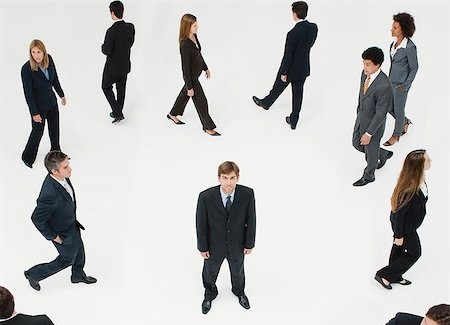
#> input picture 9.jpeg, 450 x 325 px
$ python person_detection.py
#> lines starting #> are read from the running program, lines starting #| are printed output that depends on the picture; after the words box and inside, x2 and y2 are one past the last pixel; in counts of white or black regions, pixels touching at a corner belong together
#> in detectByPathImage, image is the input picture: shape (325, 450, 3); mean B, G, R 195.4, 196.5, 197.1
import cv2
import imutils
import numpy as np
import argparse

def detect(frame):
    bounding_box_cordinates, weights =  HOGCV.detectMultiScale(frame, winStride = (4, 4), padding = (8, 8), scale = 1.03)
#> bounding_box_cordinates = [[81, 0, 71, 142], [259, 3, 75, 150], [153, 0, 78, 155], [336, 78, 114, 240], [365, 5, 74, 148], [0, 17, 86, 179], [328, 26, 88, 176], [185, 147, 93, 178], [13, 131, 94, 187]]; weights = [2.95, 1.89, 1.37, 0.971, 0.142, 3.03, 1.25, 1.63, 1.38]

    person = 1
    for x,y,w,h in bounding_box_cordinates:
        cv2.rectangle(frame, (x,y), (x+w,y+h), (0,255,0), 2)
        cv2.putText(frame, 'person: {}'.format(person), (x,y), cv2.FONT_ITALIC, 0.6, (0,255,0), 1)
        person += 1
#> this loop made 9 passes
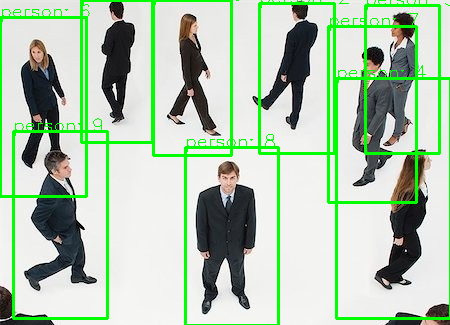
#> frame: shape (325, 450, 3); 9.02% of pixels changed, all inside (x1, y1, x2, y2) = (0, 0, 450, 325)
#> after the loop, person = 10

    cv2.putText(frame, 'Outcome: {}'.format(person-1), (20,30), cv2.FONT_HERSHEY_COMPLEX, 0.7, (0,0,0), 2)
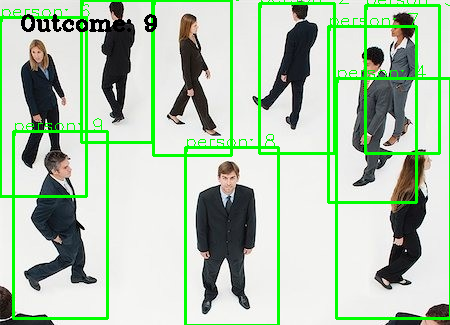
#> frame: shape (325, 450, 3); 0.7% of pixels changed, all inside (x1, y1, x2, y2) = (21, 14, 157, 32)
    cv2.imshow('Person detection', frame)

    return frame


def detectByPathImage(path, output_path):
    image = cv2.imread(path)

    image = imutils.resize(image, width = min(800, image.shape[1]))

    result_image = detect(image)

    if output_path is not None:
        cv2.imwrite(output_path, result_image)

    cv2.waitKey(0)
    cv2.destroyAllWindows()


def humanDetector(args):
    image_path = args["image"]


def argsParser():
    arg_parse = argparse.ArgumentParser()
    arg_parse.add_argument("-i", "--image", default=None, help="1.jpeg ")
    args = vars(arg_parse.parse_args())
    return args


if __name__ == "__main__":
    HOGCV = cv2.HOGDescriptor()
    HOGCV.setSVMDetector(cv2.HOGDescriptor_getDefaultPeopleDetector())

    detectByPathImage("9.jpeg","count.jpeg")

$ run again, with 10.jpeg copied over 9.jpeg
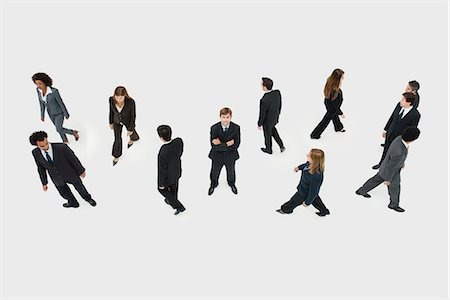
#> input picture 10.jpeg, 450 x 300 px
#> in detectByPathImage, image is the input picture: shape (300, 450, 3); mean B, G, R 214.1, 214.2, 214.5
#> bounding_box_cordinates = [[88, 66, 65, 129], [191, 87, 69, 138], [66, 95, 67, 135], [359, 80, 80, 160], [133, 106, 70, 140], [249, 98, 70, 139], [284, 97, 73, 145], [2, 53, 83, 165]]; weights = [0.33, 3.89, 0.389, 1.84, 1.6, 0.327, 0.949, 0.954]
#> the loop in detect, `for x,y,w,h in bounding_box_cordinates:` made 8 passes
#> after the loop in detect, `for x,y,w,h in bounding_box_cordinates:`:
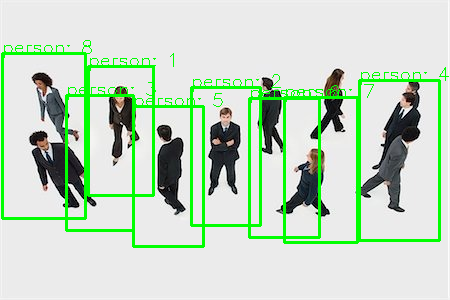
#> frame: shape (300, 450, 3); 7.95% of pixels changed, all inside (x1, y1, x2, y2) = (1, 40, 449, 248)
#> after the loop in detect, `for x,y,w,h in bounding_box_cordinates:`: person = 9
#> in detect, `cv2.putText(frame, 'Outcome: {}'.format(person-1), (20,30), cv2.FONT_H..`:
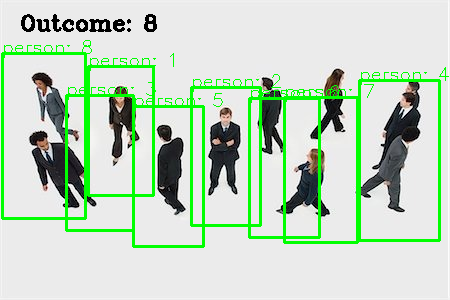
#> frame: shape (300, 450, 3); 0.76% of pixels changed, all inside (x1, y1, x2, y2) = (21, 14, 157, 32)

$ run again, with 2.jpeg copied over 9.jpeg
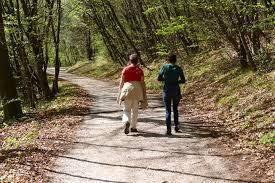
#> input picture 2.jpeg, 275 x 183 px
#> in detectByPathImage, image is the input picture: shape (183, 275, 3); mean B, G, R 83.5, 108.9, 122.1
#> bounding_box_cordinates = [[137, 18, 69, 139], [100, 36, 66, 131]]; weights = [0.423, 0.275]
#> the loop in detect, `for x,y,w,h in bounding_box_cordinates:` made 2 passes
#> (x, y, w, h, person) on passes 1 to 2: (137, 18, 69, 139, 2), (100, 36, 66, 131, 3)
#> after the loop in detect, `for x,y,w,h in bounding_box_cordinates:`:
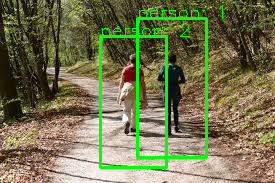
#> frame: shape (183, 275, 3); 5.31% of pixels changed, all inside (x1, y1, x2, y2) = (99, 5, 223, 169)
#> after the loop in detect, `for x,y,w,h in bounding_box_cordinates:`: person = 3
#> in detect, `cv2.putText(frame, 'Outcome: {}'.format(person-1), (20,30), cv2.FONT_H..`:
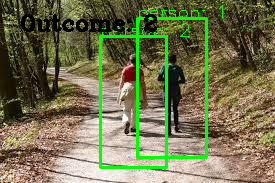
#> frame: shape (183, 275, 3); 2.02% of pixels changed, all inside (x1, y1, x2, y2) = (21, 14, 157, 32)
